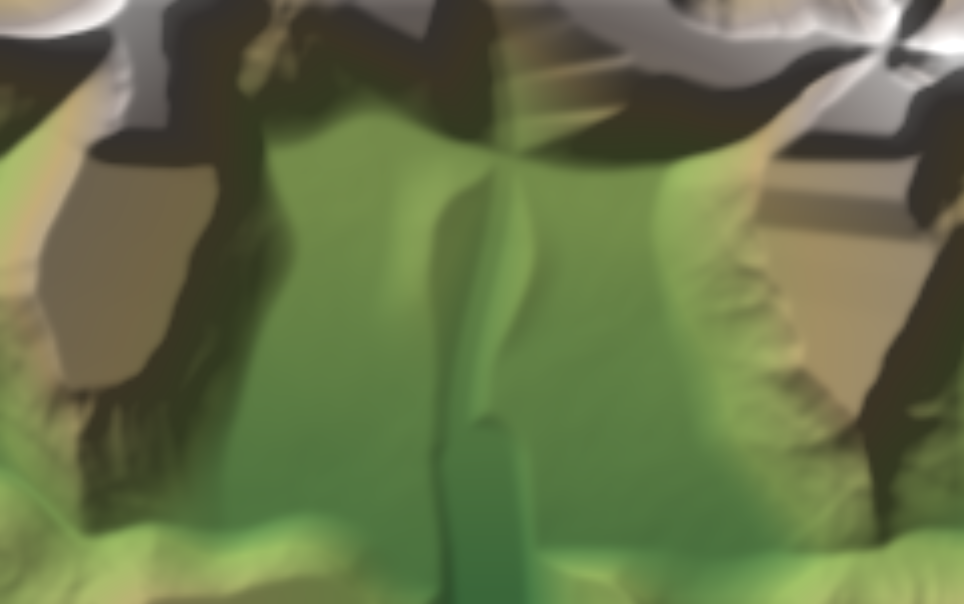
#> input picture illustrator/out/bridgehollow_height.png, 964 x 604 px; its folder holds only this picture in this run
$ python rectify_map.py --in ../out/bridgehollow_height.png
#> lines starting #> are read from the running program, lines starting #| are printed output that depends on the picture
"""Perspective-correct (rectify) the painted oblique Varrenmoor map into a top-down plan view.

    python rectify_map.py fit                      # fit the camera from the field/circle constraints, print residuals
    python rectify_map.py warp  [--in X --out Y]   # fit (or use --tilt/--focal/--roll/--h-matrix) and write PNG + JSON
    python rectify_map.py compare                  # side-by-side before/after with the checks drawn

Model: a pinhole camera looking at the flat ground, tilted `tilt` degrees away from straight down (0 = plan view),
focal length `focal` px, principal point at the image centre, image roll `roll` deg.  Ground coordinates come out in
units of camera height (X right, Y far).  The fit minimises (a) right angles and a shared orientation for the five
Fenn/Thorne-style field rectangles and (b) the roundness of two circular features (churchyard wall, Hollow Oak green).
The UI furniture (compass, scale bar, title cartouche) is inpainted before the warp and a clean scale bar and north arrow
are drawn onto the result instead.  Pure numpy/OpenCV, no Foundry or Illustrator needed.
"""
import argparse
import json
import math
import os
import sys

import numpy as np

try:
    import cv2  # noqa: F401
except ImportError:
    cv2 = None
    CV2_MSG = "rectify_map.py needs OpenCV: pip install opencv-python"

HERE = os.path.dirname(os.path.abspath(__file__))
OUT_DIR = os.path.join(HERE, "..", "out")
DEFAULT_IN = os.path.join(OUT_DIR, "foundry_screens", "varrenmoor_original_map.png")
DEFAULT_OUT = os.path.join(OUT_DIR, "varrenmoor_overhead_map.png")

SRC_W, SRC_H = 1448, 1086
OLD_FT_PER_PX = 7.69          # uniform scale used by varrenmoor_build.py
OLD_ORIGIN = (0.0, 160.0)     # map px that world/varrenmoor digitising treats as the origin
BAR_ROW = 163.0               # image row of the scale bar (0..1000 ft spans 130 px along x)
BAR_PX, BAR_FT = 130.0, 1000.0

# Furniture rectangles in source px (x0, y0, x1, y1): compass, scale bar, title cartouche, "To Bridgehollow" is kept (it is map text).
MASKS = [  # kept for the sidecar
    (30, 20, 180, 200), (10, 860, 430, 1030)]

# Control data read from the painting (source px).  Quads are ordered left, top, right, bottom corner.
FIELDS = {
    "fenn_A": [(774, 710), (830, 687.5), (895, 715), (847.5, 750)],
    "fenn_B": [(842.5, 817.5), (912.5, 787.5), (972.5, 822.5), (905, 852.5)],
    "fenn_C": [(942.5, 875), (1000, 846), (1112.5, 897.5), (1045, 935)],
    "fenn_D": [(1092.5, 702.5), (1160, 667.5), (1235, 710), (1180, 747.5)],
    "fenn_E": [(1182.5, 805), (1240, 757.5), (1265, 785), (1210, 835)],
}
# Ellipses (cx, cy, semi-major, semi-minor, angle deg) tracing the circular walls/greens in the painting.
CIRCLES = {
    "churchyard": (689, 334, 70.0, 38.0, -8.0),
    "hollow_oak": (490, 514, 54.0, 38.0, -5.0),
}
# Fields left out of the fit (corners uncertain: the green field is half hidden by trees) but still reported in the quality checks.
FIT_EXCLUDE = {"fenn_E"}
FOCAL_MAX = 20000.0   # beyond this the camera is effectively orthographic-oblique
CIRCLE_WEIGHT = {"churchyard": 1.0, "hollow_oak": 0.5}


# ---------------------------------------------------------------- homography maths
def apply_h(H, pts):
    """Apply a 3x3 homography to an (N,2) array / list of points."""
    p = np.asarray(pts, float).reshape(-1, 2)
    q = np.c_[p, np.ones(len(p))] @ np.asarray(H, float).T
    return q[:, :2] / q[:, 2:3]


def camera_h(tilt_deg, focal, roll_deg=0.0, cx=SRC_W / 2.0, cy=SRC_H / 2.0):
    """Source px -> ground plane (units of camera height, X right, Y far) for a tilted pinhole camera."""
    t, r = math.radians(tilt_deg), math.radians(roll_deg)
    pre = np.array([[math.cos(r), -math.sin(r), 0], [math.sin(r), math.cos(r), 0], [0, 0, 1]]) @ \
        np.array([[1, 0, -cx], [0, 1, -cy], [0, 0, 1]])
    g = np.array([[1, 0, 0], [0, -math.cos(t), focal * math.sin(t)], [0, math.sin(t), focal * math.cos(t)]])
    return g @ pre


def to_output(Hg, width, margin=0.0, src_pts=None, rotate_deg=0.0):
    """Return (H_src_to_out, (W, Hh), s) that frames the ground image of the source rectangle, with width `width` px.
    Output rows increase downward (plan Y is flipped)."""
    if rotate_deg:
        a = math.radians(rotate_deg)
        Hg = np.array([[math.cos(a), -math.sin(a), 0], [math.sin(a), math.cos(a), 0], [0, 0, 1]]) @ Hg
    corners = apply_h(Hg, [(0, 0), (SRC_W, 0), (SRC_W, SRC_H), (0, SRC_H)] if src_pts is None else src_pts)
    x0, x1 = corners[:, 0].min(), corners[:, 0].max()
    y0, y1 = corners[:, 1].min(), corners[:, 1].max()
    s = (width - 2 * margin) / (x1 - x0)
    A = np.array([[s, 0, margin - s * x0], [0, -s, margin + s * y1], [0, 0, 1]])
    Hh = int(math.ceil((y1 - y0) * s + 2 * margin))
    return A @ Hg, (int(width), Hh), s


def invert(H):
    Hi = np.linalg.inv(np.asarray(H, float))
    return Hi / Hi[2, 2]


# ---------------------------------------------------------------- fit
def _edge_angle(a, b):
    return math.atan2(b[1] - a[1], b[0] - a[0])


def _wrap90(x):
    return (x + math.pi / 2) % math.pi - math.pi / 2


def ellipse_pts(c, n=48):
    cx, cy, a, b, t = c
    t = math.radians(t)
    u = np.linspace(0, 2 * math.pi, n, endpoint=False)
    x, y = a * np.cos(u), b * np.sin(u)
    return np.c_[cx + x * math.cos(t) - y * math.sin(t), cy + x * math.sin(t) + y * math.cos(t)]


def residuals(params, fields=FIELDS, circles=CIRCLES, reg=True):
    tilt, focal, roll, alpha = params
    Hg = camera_h(tilt, focal, roll)
    res = []
    for fname, q in fields.items():
        if fname in FIT_EXCLUDE:
            continue
        p = apply_h(Hg, q)
        for i in range(4):
            e = _edge_angle(p[i], p[(i + 1) % 4])
            # edges 0,2 (L->T, R->B) are one side, 1,3 the other; sides are 90 deg apart, all fields share alpha
            res.append(_wrap90(e - (alpha + (math.pi / 2 if i % 2 == 0 else 0.0))))
    for name, c in circles.items():
        p = apply_h(Hg, ellipse_pts(c))
        m = p.mean(0)
        r = np.hypot(*(p - m).T)
        res.extend(CIRCLE_WEIGHT.get(name, 1.0) * (r / r.mean() - 1.0))
    if reg:  # weak priors: tilt 30..60 deg from nadir, focal ~ image width, tiny roll
        res.append(0.02 * (focal / 1448.0 - 1.0))
        res.append(0.05 * math.radians(roll))
    return np.array(res)


def fit(verbose=False):
    from scipy.optimize import least_squares
    best = None
    for t0 in (35, 50, 65):
        for f0 in (900, 2400, 8000):
            r = least_squares(residuals, [t0, f0, 0.0, 0.3], bounds=([5, 400, -15, -1.6], [85, FOCAL_MAX, 15, 1.6]))
            if best is None or r.cost < best.cost:
                best = r
    # uncertainty: profile the tilt with the other parameters re-optimised, find where cost rises by 50 % over the minimum
    return best


# [8 lines left out: function profile_tilt, not called in this run]


def quality(Hg):
    """Per-feature measurements in the ground plane: corner angles, edge ratio, circle axis ratios."""
    out = {"fields": {}, "circles": {}}
    for n, q in FIELDS.items():
        p = apply_h(Hg, q)
        ang = []
        for i in range(4):
            a, b, c = p[i - 1], p[i], p[(i + 1) % 4]
            v1, v2 = a - b, c - b
            ang.append(math.degrees(math.acos(np.dot(v1, v2) / (np.linalg.norm(v1) * np.linalg.norm(v2)))))
        L = [np.linalg.norm(p[(i + 1) % 4] - p[i]) for i in range(4)]
        out["fields"][n] = {"corner_angles_deg": [round(a, 1) for a in ang],
                            "max_angle_error_deg": round(max(abs(a - 90) for a in ang), 1),
                            "opposite_edge_ratio": [round(L[0] / L[2], 3), round(L[1] / L[3], 3)],
                            "side_ratio_long_short": round(max(np.mean(L[0::2]), np.mean(L[1::2])) /
                                                           min(np.mean(L[0::2]), np.mean(L[1::2])), 2),
                            "orientation_deg": round(math.degrees(_wrap90(_edge_angle(p[1], p[2]))), 1)}
    import cv2
    for n, c in CIRCLES.items():
        src = ellipse_pts(c)
        raw = cv2.fitEllipse(src.astype(np.float32))
        p = apply_h(Hg, src)
        m = p.mean(0)
        r = np.hypot(*(p - m).T)
        e = cv2.fitEllipse(p.astype(np.float32))
        out["circles"][n] = {"source_axis_ratio": round(min(raw[1]) / max(raw[1]), 3),
                             "rectified_axis_ratio": round(min(e[1]) / max(e[1]), 3),
                             "radius_rms_error_pct": round(100 * float(np.std(r) / np.mean(r)), 1)}
    return out


# ---------------------------------------------------------------- scale
def scale_from_bar(Hg, bar_row=BAR_ROW, mode="bar"):
    """Ground units (camera heights) per source px along x at `bar_row`, then ft per ground unit so that the bar's
    130 px = 1000 ft holds there.  mode 'bar': valid at the bar's own row.  mode 'centre': valid at the image centre
    (alternative reading, scale of the bar applied to the middle row).  Returns ft per ground unit."""
    row = bar_row if mode == "bar" else SRC_H / 2.0
    x = SRC_W / 2.0
    a = apply_h(Hg, [(x, row)])[0]
    b = apply_h(Hg, [(x + 1.0, row)])[0]
    unit_per_px = float(np.linalg.norm(b - a))
    return (BAR_FT / BAR_PX) / unit_per_px  # ft per ground unit


# ---------------------------------------------------------------- imaging
# (mask rect, donor offset dx, dy): the furniture is covered with a feathered copy of nearby clean map texture.
DONORS = [((30, 20, 180, 200), 170, 10), ((10, 860, 430, 1030), 0, -200)]


def remove_furniture(img):
    """Cover compass / scale bar / cartouche with feathered copies of neighbouring map texture (returns a copy)."""
    import cv2
    out = img.copy()
    H, W = img.shape[:2]
    for (x0, y0, x1, y1), dx, dy in DONORS:
        m = np.zeros((H, W), np.float32)
        m[y0:y1, x0:x1] = 1.0
        m = cv2.GaussianBlur(m, (0, 0), 5)
        donor = np.zeros_like(out)
        ys, xs = np.mgrid[0:H, 0:W]
        mx = np.clip(xs + dx, 0, W - 1).astype(np.float32)
        my = np.clip(ys + dy, 0, H - 1).astype(np.float32)
        donor = cv2.remap(img, mx, my, cv2.INTER_LINEAR)
        out = (out * (1 - m[..., None]) + donor * m[..., None]).astype(np.uint8)
    return out


def warp(img, H, size):
    import cv2
    return cv2.warpPerspective(img, H, size, flags=cv2.INTER_CUBIC, borderMode=cv2.BORDER_REFLECT_101)


def draw_furniture(canvas, ft_per_px, base_y=None):
    """Draw a clean scale bar (1000 ft) and north arrow, unwarped, bottom-left of the plan."""
    from PIL import Image, ImageDraw, ImageFont
    im = Image.fromarray(canvas[..., ::-1])
    d = ImageDraw.Draw(im, "RGBA")
    try:
        font = ImageFont.truetype("georgia.ttf", 26)
    except Exception:
        font = ImageFont.load_default()
    L = 1000.0 / ft_per_px
    base = im.height if base_y is None else base_y
    x0, y0 = 70, base - 90
    d.rectangle([x0 - 20, y0 - 60, x0 + L + 50, y0 + 45], fill=(20, 16, 8, 170))
    d.rectangle([x0, y0, x0 + L / 2, y0 + 10], fill=(230, 215, 170, 255), outline=(0, 0, 0, 255))
    d.rectangle([x0 + L / 2, y0, x0 + L, y0 + 10], fill=(40, 30, 15, 255), outline=(230, 215, 170, 255))
    for ft in (0, 500, 1000):
        d.text((x0 + ft / 1000.0 * L - 10, y0 + 14), str(ft), fill=(235, 225, 190, 255), font=font)
    d.text((x0, y0 - 40), "1000 ft", fill=(235, 225, 190, 255), font=font)
    ax, ay = x0 + L + 120, base - 70
    d.polygon([(ax, ay - 70), (ax - 16, ay), (ax, ay - 16), (ax + 16, ay)], fill=(235, 225, 190, 255), outline=(0, 0, 0, 255))
    d.text((ax - 9, ay - 108), "N", fill=(235, 225, 190, 255), font=font)
    return np.asarray(im)[..., ::-1].copy()


# [10 lines left out: function draw_checks, not called in this run]


# ---------------------------------------------------------------- orchestration
def build(args):
    import cv2
    img = cv2.imread(args.inp, cv2.IMREAD_COLOR)
    if img is None:
        sys.exit("cannot read " + args.inp)
    global SRC_W, SRC_H
    SRC_H, SRC_W = img.shape[:2]
    info = {}
    if args.tilt is not None:
        tilt, focal, roll, alpha = args.tilt, args.focal or 1450.0, args.roll or 0.0, 0.0
        info["fit"] = "manual"
    else:
        best = fit()
        tilt, focal, roll, alpha = best.x
        if args.focal:
            focal = args.focal
        info["fit_cost"] = float(best.cost)
        info["fit"] = "least_squares"
    Hg = camera_h(tilt, focal, roll)
    srcpts = [(0, args.crop_top), (SRC_W, args.crop_top), (SRC_W, SRC_H), (0, SRC_H)]
    if args.h_matrix:
        with open(args.h_matrix, encoding="utf-8") as f:
            data = json.load(f)
        Ho = np.array(data["H_src_to_out"] if isinstance(data, dict) else data, float)
        size = tuple(data.get("output_size", [args.width, args.width])) if isinstance(data, dict) else (args.width, args.width)
        s = None
    else:
        Ho, size, s = to_output(Hg, args.width, 0, srcpts, args.rotate)
    return img, Hg, Ho, size, s, (tilt, focal, roll, alpha), info


# [10 lines left out: function cmd_fit, not called in this run]


def cmd_warp(args):
    import cv2
    img, Hg, Ho, size, s, (tilt, focal, roll, alpha), info = build(args)
#> in build, img is the input picture: shape (604, 964, 3); mean B, G, R 72.6, 114.2, 102.4
    clean = remove_furniture(img)
    plan = warp(clean, Ho, size)
    kg = scale_from_bar(Hg, mode="bar")
    kc = scale_from_bar(Hg, mode="centre")
    if s is None:  # custom matrix: measure px per ground unit from the matrix
        a = apply_h(Ho @ np.linalg.inv(Hg), [(0, 0), (1, 0)])
        s = float(np.linalg.norm(a[1] - a[0]))
    ft_per_px = kg / s
    _bp = apply_h(Ho, [(0, SRC_H), (SRC_W, SRC_H)])
    plan = draw_furniture(plan, ft_per_px, int(min(_bp[0][1], _bp[1][1])) - 40)
    cv2.imwrite(args.out, plan)
    # boundary overlay
    bounds_src = [(0, 0), (SRC_W, 0), (SRC_W, SRC_H), (0, SRC_H)]
    bpoly = apply_h(Ho, bounds_src)
    ov = plan.copy()
    cv2.polylines(ov, [bpoly.astype(np.int32)], True, (0, 255, 255), 4, cv2.LINE_AA)
    cv2.imwrite(os.path.splitext(args.out)[0] + "_bounds.png", ov)
    Hi = invert(Ho)
    old = apply_h(Ho, [OLD_ORIGIN])[0]
    q = quality(Hg)
    sidecar = {
        "description": "Plan-view (orthographic overhead) rectification of illustrator/out/foundry_screens/varrenmoor_original_map.png",
        "source": os.path.relpath(args.inp, os.path.join(HERE, "..", "..")).replace("\\", "/"),
        "source_size": [SRC_W, SRC_H],
        "output_size": [size[0], size[1]],
        "H_src_to_out": Ho.tolist(),
        "H_out_to_src": Hi.tolist(),
        "camera": {"tilt_from_nadir_deg": round(float(tilt), 2), "focal_px": round(float(focal), 1),
                   "roll_deg": round(float(roll), 3), "principal_point": [SRC_W / 2.0, SRC_H / 2.0],
                   "field_orientation_deg": round(math.degrees(alpha), 1), **info},
        "ft_per_px": {"x": round(ft_per_px, 4), "y": round(ft_per_px, 4), "note": "uniform after rectification; scale bar "
                      "(1000 ft = 130 px) assumed valid along x at its own image row (y=%d)" % BAR_ROW},
        "ft_per_px_if_bar_valid_at_image_centre": round(kc / s, 4),
        "old_uniform_ft_per_px": OLD_FT_PER_PX,
        "old_origin_map_px": list(OLD_ORIGIN),
        "old_origin_in_new_px": [round(float(old[0]), 2), round(float(old[1]), 2)],
        "original_image_boundary_in_output_px": bpoly.round(1).tolist(),
        "masked_furniture_src_rects": MASKS,
        "furniture": "compass, scale bar and title cartouche inpainted before warping; clean unwarped 1000 ft scale bar and north arrow drawn bottom-left",
        "quality": q,
        "convert": {
            "map_px_to_new_px": "p = H_src_to_out @ [x, y, 1]; new = (p0/p2, p1/p2), x,y = the same original-map px that varrenmoor_build.py uses",
            "new_px_to_map_px": "same with H_out_to_src",
            "new_px_to_feet": "dx_ft = (nx - old_origin_in_new_px[0]) * ft_per_px.x ; dy_ft(north up) = -(ny - old_origin_in_new_px[1]) * ft_per_px.y",
            "python": "import numpy as np; H=np.array(H_src_to_out); p=H@[x,y,1]; nx,ny=p[:2]/p[2]",
        },
    }
    with open(os.path.splitext(args.out)[0] + ".json", "w", encoding="utf-8") as f:
        json.dump(sidecar, f, indent=1)
    print("wrote", args.out, size, "ft/px %.3f (centre reading %.3f)" % (ft_per_px, kc / s))
    print(json.dumps(q["circles"]))
    print("tilt %.1f focal %.0f roll %.2f" % (tilt, focal, roll))
    if args.compare:
        make_compare(img, plan, Ho, os.path.splitext(args.out)[0] + "_compare.png")


# [10 lines left out: function make_compare, not called in this run]


def main(argv=None):
    if cv2 is None:
        raise SystemExit(CV2_MSG)
    ap = argparse.ArgumentParser(description=__doc__, formatter_class=argparse.RawDescriptionHelpFormatter)
    ap.add_argument("cmd", choices=["fit", "warp"], nargs="?", default="warp")
    ap.add_argument("--in", dest="inp", default=DEFAULT_IN)
    ap.add_argument("--out", default=DEFAULT_OUT)
    ap.add_argument("--tilt", type=float, help="camera tilt from straight down in degrees (skips the fit)")
    ap.add_argument("--focal", type=float, help="focal length in px (default fitted, or 1450 with --tilt)")
    ap.add_argument("--roll", type=float, help="image roll in degrees (with --tilt)")
    ap.add_argument("--h-matrix", help="JSON file with a 3x3 (or {'H_src_to_out':..., 'output_size':[w,h]}) matrix, overrides the camera model")
    ap.add_argument("--rotate", type=float, default=0.0, help="rotate the plan by this many degrees (ccw); default 0 keeps image-up as north")
    ap.add_argument("--width", type=int, default=2400, help="output width in px")
    ap.add_argument("--crop-top", type=float, default=0.0, help="ignore source rows above this y when framing the output")
    ap.add_argument("--compare", action="store_true", help="also write <out>_compare.png")
    args = ap.parse_args(argv)
    {"fit": cmd_fit, "warp": cmd_warp}[args.cmd](args)
#> in cmd_warp, `img, Hg, Ho, size, s, (tilt, focal, roll, alpha), info = build(args)`: Hg = [[0.994, -0.111, -659.4], [-0.0619, -0.555, 8619.7], [0.0918, 0.824, 5060.1]]; Ho = [[12794.2, -38, 22949.9], [2776, 24922.9, 3.5e-09], [0.0918, 0.824, 5060.1]]; size = (2400, 3140); s = 12719.8; tilt = 56.03; focal = 9975.9; roll = 6.36; alpha = -0.93; info = {'fit_cost': 0.138, 'fit': 'least_squares'}
#> the loop in remove_furniture, `for (x0, y0, x1, y1), dx, dy in DONORS:` made 2 passes
#> pass 1, in remove_furniture, `donor = cv2.remap(img, mx, my, cv2.INTER_LINEAR)`:
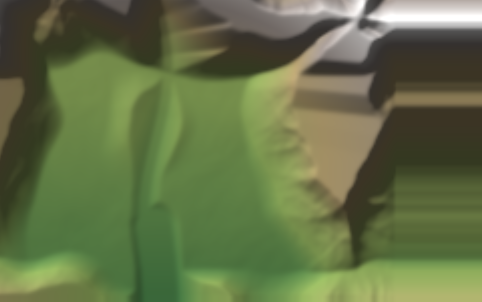
#> donor: shape (604, 964, 3) (shown at 1/2 size); mean B, G, R 70.5, 112.6, 99.1
#> pass 1, in remove_furniture, `out = (out * (1 - m[..., None]) + donor * m[..., None]).astype(np.uint8)`:
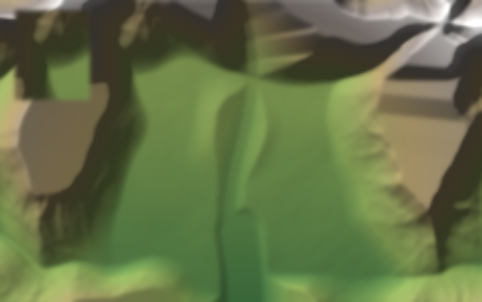
#> out: shape (604, 964, 3) (shown at 1/2 size); mean B, G, R 70.6, 113, 100.6
#> pass 2, in remove_furniture, `donor = cv2.remap(img, mx, my, cv2.INTER_LINEAR)`:
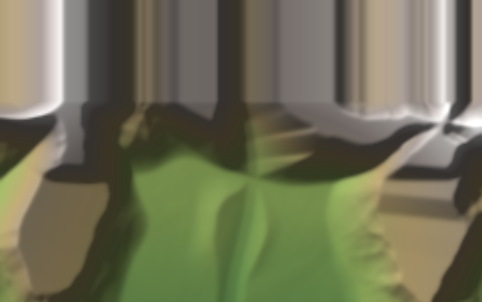
#> donor: shape (604, 964, 3) (shown at 1/2 size); mean B, G, R 86.1, 112.2, 111.9
#> in warp, `return cv2.warpPerspective(img, H, size, flags=cv2.INTER_CUBIC, border..`:
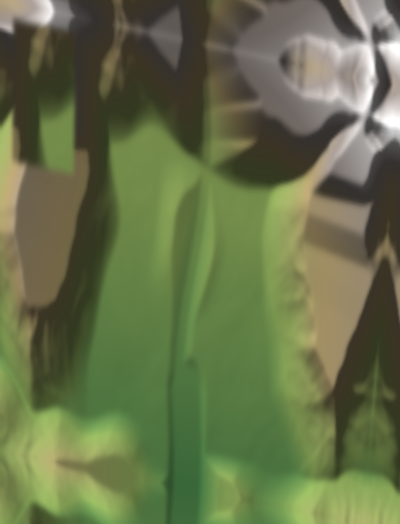
#> returned value: shape (3140, 2400, 3) (shown at 1/6 size); mean of channels 0, 1, 2 73.4, 112.9, 102.1; drawn as B, G, R
#> in scale_from_bar, `a = apply_h(Hg, [(x, row)])[0]`: a = [-0.0379, 1.62]
#> in scale_from_bar, `b = apply_h(Hg, [(x + 1.0, row)])[0]`: b = [-0.0377, 1.62]
#> in scale_from_bar, `unit_per_px = float(np.linalg.norm(b - a))`: unit_per_px = 0.000195
#> in cmd_warp, `kg = scale_from_bar(Hg, mode="bar")`: kg = 39532.6
#> in cmd_warp, `kc = scale_from_bar(Hg, mode="centre")`: kc = 40426.5
#> in cmd_warp, `ft_per_px = kg / s`: ft_per_px = 3.11
#> in draw_furniture, `L = 1000.0 / ft_per_px`: L = 321.8
#> in draw_furniture, `ax, ay = x0 + L + 120, base - 70`: ax = 511.8; ay = 2598
#> in cmd_warp, `bpoly = apply_h(Ho, bounds_src)`: bpoly = [[4.54, 6.91e-13], [2400, 519.8], [2184.3, 3140], [-1.96e-13, 2708.5]]
#> in cmd_warp, `cv2.polylines(ov, [bpoly.astype(np.int32)], True, (0, 255, 255), 4, cv..`:
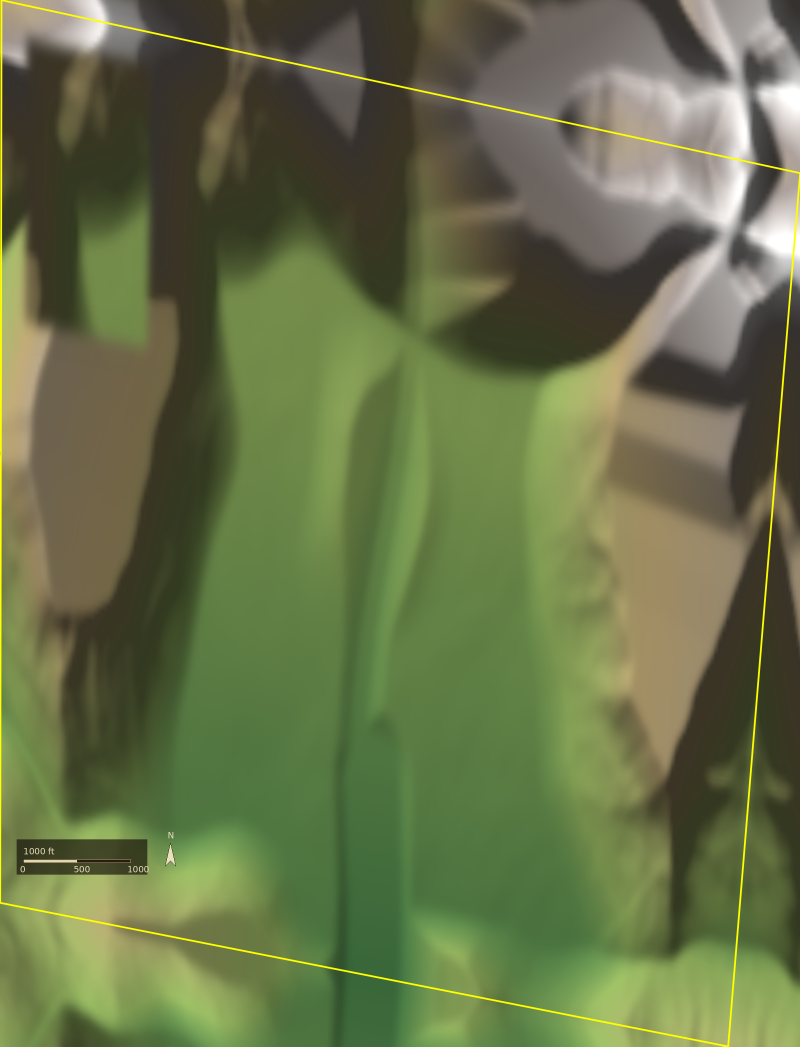
#> ov: shape (3140, 2400, 3) (shown at 1/3 size); mean B, G, R 72.5, 113.4, 102.7
#> in invert, `Hi = np.linalg.inv(np.asarray(H, float))`: Hi = [[7.81e-05, 1.31e-07, -0.000354], [-8.7e-06, 4.01e-05, 3.95e-05], [1.9e-26, -6.54e-09, 0.000198]]
#> in cmd_warp, `Hi = invert(Ho)`: Hi = [[0.395, 0.000662, -1.79], [-0.044, 0.203, 0.2], [9.61e-23, -3.31e-05, 1]]
#> in cmd_warp, `old = apply_h(Ho, [OLD_ORIGIN])[0]`: old = [3.25, 768]
#> the loop in quality, `for n, q in FIELDS.items():` made 5 passes
#> L on passes 1 to 5: [0.0113, 0.015, 0.0127, 0.0188], [0.0142, 0.0154, 0.0138, 0.0157], [0.0123, 0.0255, 0.0149, 0.0257], [0.0151, 0.0192, 0.0141, 0.0213], [0.0164, 0.00951, 0.0167, 0.0103]
#> after the loop in quality, `for n, q in FIELDS.items():`: out = 2 items
#> the loop in quality, `for n, c in CIRCLES.items():` made 2 passes
#> (t in ellipse_pts, raw, e) on passes 1 to 2: (-0.14, ((689, 334), (76, 140), 82), ((-0.00216, 1.55), (0.0255, 0.0265), 138.5)), (-0.0873, ((490, 514), (76, 108), 85), ((-0.0415, 1.5), (0.0195, 0.0248), 4.85))
#| wrote illustrator/generators/../out/varrenmoor_overhead_map.png (2400, 3140) ft/px 3.108 (centre reading 3.178)
#| {"churchyard": {"source_axis_ratio": 0.543, "rectified_axis_ratio": 0.964, "radius_rms_error_pct": 1.3}, "hollow_oak": {"source_axis_ratio": 0.704, "rectified_axis_ratio": 0.785, "radius_rms_error_pct": 8.5}}
#| tilt 56.0 focal 9976 roll 6.36


if __name__ == "__main__":
    main()
